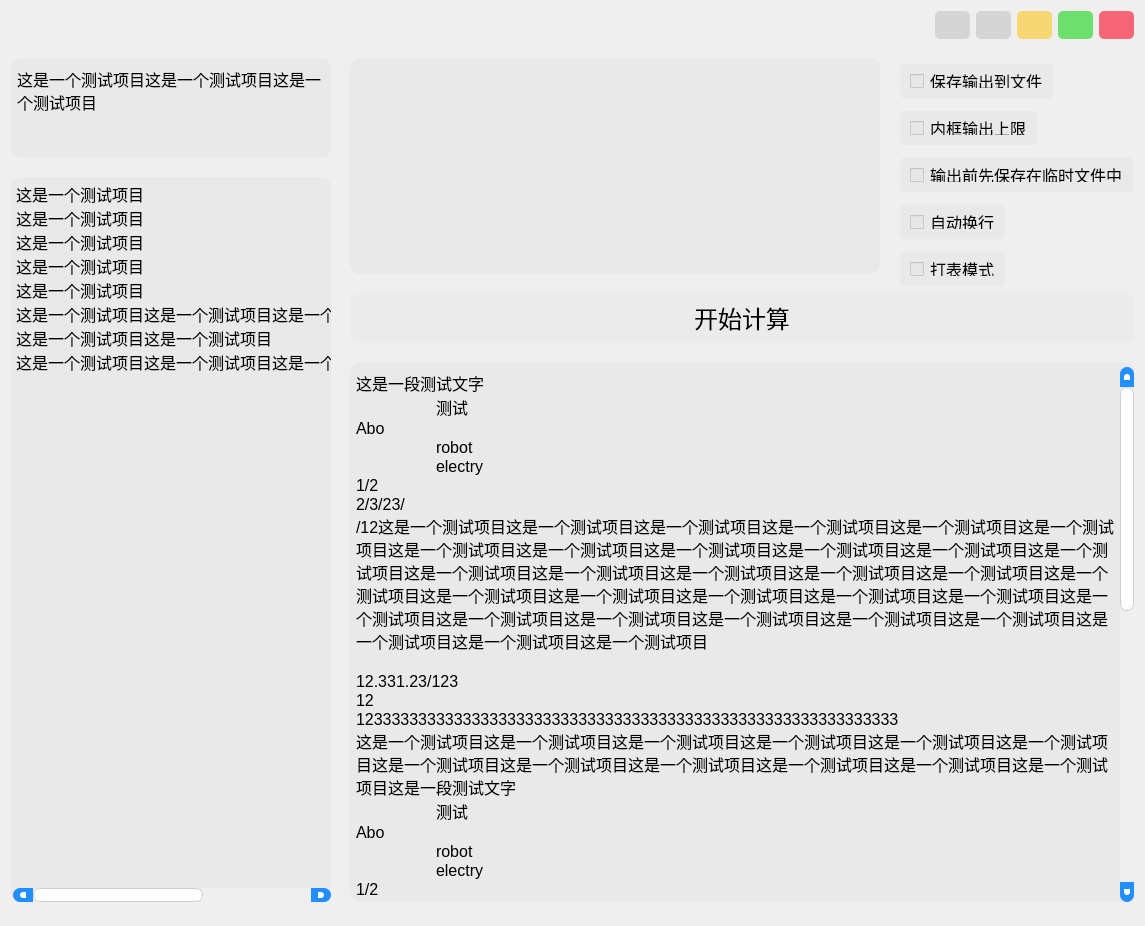
<?xml version="1.0" encoding="UTF-8"?>
<ui version="4.0">
 <class>MainWin</class>
 <widget class="QWidget" name="MainWin">
  <property name="geometry">
   <rect>
    <x>0</x>
    <y>0</y>
    <width>1145</width>
    <height>926</height>
   </rect>
  </property>
  <property name="windowTitle">
   <string>Form</string>
  </property>
  <property name="styleSheet">
   <string notr="true">/*QMainWindow{
background-image: url(:/background/images/background3.png);
border-radius: 20px;
}*/

#central_widget{
margin-top: 0px;
margin-right: 0px;
margin-bottom: 0px;
margin-left: 0px;
/*background-image: url(:/background/images/background3.png);
background-size: cover;
background-repeat: no-repeat;
border-radius: 10px;*/
}

QTextEdit{
padding-top: 5px;
padding-left: 2px;
background-color: rgba(229, 229, 229, 170);
border-radius: 10px;
}
QPlainTextEdit{
padding-top: 5px;
padding-left: 2px;
background-color: rgba(229, 229, 229, 170);
border-radius: 10px;
}


QListWidget{
padding-top: 5px;
padding-left: 2px;
background-color: rgba(229, 229, 229, 150);
border-radius: 10px;
}


QPushButton{
background-color: rgba(229, 229, 229, 120);
border-radius: 10px;
padding: 7px;
}
QPushButton:hover{
	background-color: rgba(190, 190, 190, 130);
}


QCheckBox {
	background-color: rgba(229, 229, 229, 150);
	border-radius: 6px;
	height: 5px;
	border-style:solid;
	border-width: 1px;
	border-color: transparent;

	color: #000000;
	padding: 10px;
}
QCheckBox:disabled {
	color: #808086;
	padding: 2px;
}
QCheckBox:hover {
	/*padding-left: 1px;
	padding-right: 1px;
	padding-bottom: 1px;
	padding-top: 1px;
	border-width:1px;*/
}
QCheckBox::indicator:checked {
	image: url(:/checked/images/checked.png);
	height: 20px;
	width: 20px;
}
QCheckBox::indicator:unchecked {
	image: url(:/checked/images/unchecked.png);
	height: 20px;
	width: 20px;
}


QProgressBar {
	text-align: center;
	color: rgb(240, 240, 240);
	border-width: 1px; 
	border-radius: 10px;
	border-color: rgb(230, 230, 230);
	border-style: solid;
	background-color:rgb(207,207,207);
}
QProgressBar::chunk {
	background-color: qlineargradient(spread:pad, x1:0.5, y1:1, x2:0.5, y2:0, stop:0 rgba(49, 147, 250, 200), stop:1 rgba(34, 142, 255, 200));
	border-radius: 10px;
}


QScrollBar:horizontal {
	max-height: 20px;
	border: 1px transparent grey;
	margin: 0px 20px 0px 20px;
}
QScrollBar:vertical {
	max-width: 20px;
	border: 1px transparent grey;
	margin: 20px 0px 20px 0px;
}
QScrollBar::handle:horizontal {
	background: rgb(253,253,253);
	border-style: solid;
	border-width: 1px;
	border-color: rgb(207,207,207);
	border-radius: 7px;
	min-width: 25px;
}
QScrollBar::handle:horizontal:hover {
	background: rgb(253,253,253);
	border-style: solid;
	border-width: 1px;
	border-color: rgb(147, 200, 200);
	border-radius: 7px;
	min-width: 25px;
}
QScrollBar::handle:vertical {
	background: rgb(253,253,253);
	border-style: solid;
	border-width: 1px;
	border-color: rgb(207,207,207);
	border-radius: 7px;
	min-height: 25px;
}
QScrollBar::handle:vertical:hover {
	background: rgb(253,253,253);
	border-style: solid;
	border-width: 1px;
	border-color: rgb(147, 200, 200);
	border-radius: 7px;
	min-height: 25px;
}
QScrollBar::add-line:horizontal {
   border: 2px transparent grey;
   border-top-right-radius: 7px;
   border-bottom-right-radius: 7px;
   background: rgba(34, 142, 255, 255);
   width: 20px;
   subcontrol-position: right;
   subcontrol-origin: margin;
}
QScrollBar::add-line:horizontal:pressed {
   border: 2px transparent grey;
   border-top-right-radius: 7px;
   border-bottom-right-radius: 7px;
   background: rgb(181,181,181);
   width: 20px;
   subcontrol-position: right;
   subcontrol-origin: margin;
}
QScrollBar::add-line:vertical {
   border: 2px transparent grey;
   border-bottom-left-radius: 7px;
   border-bottom-right-radius: 7px;
   background: rgba(34, 142, 255, 255);
   height: 20px;
   subcontrol-position: bottom;
   subcontrol-origin: margin;
}
QScrollBar::add-line:vertical:pressed {
   border: 2px transparent grey;
   border-bottom-left-radius: 7px;
   border-bottom-right-radius: 7px;
   background: rgb(181,181,181);
   height: 20px;
   subcontrol-position: bottom;
   subcontrol-origin: margin;
}
QScrollBar::sub-line:horizontal {
   border: 2px transparent grey;
   border-top-left-radius: 7px;
   border-bottom-left-radius: 7px;
   background: rgba(34, 142, 255, 255);
   width: 20px;
   subcontrol-position: left;
   subcontrol-origin: margin;
}
QScrollBar::sub-line:horizontal:pressed {
   border: 2px transparent grey;
   border-top-left-radius: 7px;
   border-bottom-left-radius: 7px;
   background: rgb(181,181,181);
   width: 20px;
   subcontrol-position: left;
   subcontrol-origin: margin;
}
QScrollBar::sub-line:vertical {
   border: 2px transparent grey;
   border-top-left-radius: 7px;
   border-top-right-radius: 7px;
   background: rgba(34, 142, 255, 255);
   height: 20px;
   subcontrol-position: top;
   subcontrol-origin: margin;
}
QScrollBar::sub-line:vertical:pressed {
   border: 2px transparent grey;
   border-top-left-radius: 7px;
   border-top-right-radius: 7px;
   background: rgb(181,181,181);
   height: 20px;
   subcontrol-position: top;
   subcontrol-origin: margin;
}
QScrollBar::left-arrow:horizontal {
   border: 1px transparent grey;
   border-top-left-radius: 3px;
   border-bottom-left-radius: 3px;
   width: 6px;
   height: 6px;
   background: white;
}
QScrollBar::right-arrow:horizontal {
   border: 1px transparent grey;
   border-top-right-radius: 3px;
   border-bottom-right-radius: 3px;
   width: 6px;
   height: 6px;
   background: white;
}
QScrollBar::up-arrow:vertical {
   border: 1px transparent grey;
   border-top-left-radius: 3px;
   border-top-right-radius: 3px;
   width: 6px;
   height: 6px;
   background: white;
}
QScrollBar::down-arrow:vertical {
   border: 1px transparent grey;
   border-bottom-left-radius: 3px;
   border-bottom-right-radius: 3px;
   width: 6px;
   height: 6px;
   background: white;
}
QScrollBar::add-page:horizontal, QScrollBar::sub-page:horizontal {
   background: none;
}
QScrollBar::add-page:vertical, QScrollBar::sub-page:vertical {
   background: none;
}</string>
  </property>
  <layout class="QGridLayout" name="gridLayout">
   <item row="0" column="0">
    <layout class="QVBoxLayout" name="verticalLayout_4">
     <item>
      <layout class="QHBoxLayout" name="horizontalLayout">
       <item>
        <widget class="QLabel" name="label_3">
         <property name="sizePolicy">
          <sizepolicy hsizetype="Preferred" vsizetype="Fixed">
           <horstretch>0</horstretch>
           <verstretch>1</verstretch>
          </sizepolicy>
         </property>
         <property name="text">
          <string/>
         </property>
        </widget>
       </item>
       <item>
        <widget class="QPushButton" name="button_about">
         <property name="sizePolicy">
          <sizepolicy hsizetype="Minimum" vsizetype="Minimum">
           <horstretch>0</horstretch>
           <verstretch>1</verstretch>
          </sizepolicy>
         </property>
         <property name="minimumSize">
          <size>
           <width>35</width>
           <height>25</height>
          </size>
         </property>
         <property name="maximumSize">
          <size>
           <width>25</width>
           <height>35</height>
          </size>
         </property>
         <property name="styleSheet">
          <string notr="true">QPushButton{
background:rgb(213, 213, 213);
border-radius:5px;
}
QPushButton:hover{
background-color: rgb(170, 255, 255);
}</string>
         </property>
         <property name="text">
          <string/>
         </property>
         <property name="icon">
          <iconset>
           <normalon>:/ico/icons/ico.ico</normalon>
          </iconset>
         </property>
        </widget>
       </item>
       <item>
        <widget class="QPushButton" name="button_setting">
         <property name="sizePolicy">
          <sizepolicy hsizetype="Minimum" vsizetype="Fixed">
           <horstretch>0</horstretch>
           <verstretch>1</verstretch>
          </sizepolicy>
         </property>
         <property name="maximumSize">
          <size>
           <width>35</width>
           <height>35</height>
          </size>
         </property>
         <property name="styleSheet">
          <string notr="true">QPushButton{
background:rgb(213, 213, 213);
border-radius:5px;
}
QPushButton:hover{
background-color: rgb(170, 255, 255);
}</string>
         </property>
         <property name="text">
          <string/>
         </property>
         <property name="icon">
          <iconset>
           <normalon>:/ico/icons/setting_icon.png</normalon>
          </iconset>
         </property>
        </widget>
       </item>
       <item>
        <widget class="QPushButton" name="button_minimize">
         <property name="sizePolicy">
          <sizepolicy hsizetype="Minimum" vsizetype="Fixed">
           <horstretch>0</horstretch>
           <verstretch>1</verstretch>
          </sizepolicy>
         </property>
         <property name="maximumSize">
          <size>
           <width>35</width>
           <height>35</height>
          </size>
         </property>
         <property name="styleSheet">
          <string notr="true">QPushButton{background:#F7D674;border-radius:5px;}QPushButton:hover{background:yellow;}</string>
         </property>
         <property name="text">
          <string/>
         </property>
        </widget>
       </item>
       <item>
        <widget class="QPushButton" name="button_maximum">
         <property name="sizePolicy">
          <sizepolicy hsizetype="Minimum" vsizetype="Fixed">
           <horstretch>0</horstretch>
           <verstretch>1</verstretch>
          </sizepolicy>
         </property>
         <property name="maximumSize">
          <size>
           <width>35</width>
           <height>35</height>
          </size>
         </property>
         <property name="styleSheet">
          <string notr="true">QPushButton{background:#6DDF6D;border-radius:5px;}QPushButton:hover{background:green;}</string>
         </property>
         <property name="text">
          <string/>
         </property>
        </widget>
       </item>
       <item>
        <widget class="QPushButton" name="button_close">
         <property name="sizePolicy">
          <sizepolicy hsizetype="Minimum" vsizetype="Fixed">
           <horstretch>0</horstretch>
           <verstretch>1</verstretch>
          </sizepolicy>
         </property>
         <property name="maximumSize">
          <size>
           <width>35</width>
           <height>35</height>
          </size>
         </property>
         <property name="styleSheet">
          <string notr="true">QPushButton{
background:#F76677;
border-radius:5px;
}
QPushButton:hover{
background:red;
}</string>
         </property>
         <property name="text">
          <string/>
         </property>
        </widget>
       </item>
      </layout>
     </item>
     <item>
      <spacer name="verticalSpacer_9">
       <property name="orientation">
        <enum>Qt::Vertical</enum>
       </property>
       <property name="sizeType">
        <enum>QSizePolicy::Fixed</enum>
       </property>
       <property name="sizeHint" stdset="0">
        <size>
         <width>20</width>
         <height>13</height>
        </size>
       </property>
      </spacer>
     </item>
     <item>
      <layout class="QHBoxLayout" name="horizontalLayout_2">
       <item>
        <layout class="QVBoxLayout" name="verticalLayout_3">
         <item>
          <widget class="QPlainTextEdit" name="search_plugin">
           <property name="sizePolicy">
            <sizepolicy hsizetype="Fixed" vsizetype="Expanding">
             <horstretch>1</horstretch>
             <verstretch>1</verstretch>
            </sizepolicy>
           </property>
           <property name="minimumSize">
            <size>
             <width>320</width>
             <height>0</height>
            </size>
           </property>
           <property name="maximumSize">
            <size>
             <width>16777215</width>
             <height>100</height>
            </size>
           </property>
           <property name="font">
            <font>
             <pointsize>12</pointsize>
            </font>
           </property>
           <property name="layoutDirection">
            <enum>Qt::LeftToRight</enum>
           </property>
           <property name="styleSheet">
            <string notr="true"/>
           </property>
           <property name="frameShape">
            <enum>QFrame::StyledPanel</enum>
           </property>
           <property name="lineWidth">
            <number>1</number>
           </property>
           <property name="plainText">
            <string>这是一个测试项目这是一个测试项目这是一个测试项目</string>
           </property>
          </widget>
         </item>
         <item>
          <spacer name="verticalSpacer_3">
           <property name="orientation">
            <enum>Qt::Vertical</enum>
           </property>
           <property name="sizeHint" stdset="0">
            <size>
             <width>20</width>
             <height>13</height>
            </size>
           </property>
          </spacer>
         </item>
         <item>
          <widget class="QListWidget" name="list_choices_plugin">
           <property name="sizePolicy">
            <sizepolicy hsizetype="Minimum" vsizetype="Expanding">
             <horstretch>1</horstretch>
             <verstretch>7</verstretch>
            </sizepolicy>
           </property>
           <property name="minimumSize">
            <size>
             <width>320</width>
             <height>0</height>
            </size>
           </property>
           <property name="maximumSize">
            <size>
             <width>16777215</width>
             <height>16777215</height>
            </size>
           </property>
           <property name="font">
            <font>
             <pointsize>12</pointsize>
            </font>
           </property>
           <property name="styleSheet">
            <string notr="true"/>
           </property>
           <item>
            <property name="text">
             <string>这是一个测试项目</string>
            </property>
           </item>
           <item>
            <property name="text">
             <string>这是一个测试项目</string>
            </property>
           </item>
           <item>
            <property name="text">
             <string>这是一个测试项目</string>
            </property>
           </item>
           <item>
            <property name="text">
             <string>这是一个测试项目</string>
            </property>
           </item>
           <item>
            <property name="text">
             <string>这是一个测试项目</string>
            </property>
           </item>
           <item>
            <property name="text">
             <string>这是一个测试项目这是一个测试项目这是一个测试项目这是一个测试项目</string>
            </property>
           </item>
           <item>
            <property name="text">
             <string>这是一个测试项目这是一个测试项目</string>
            </property>
           </item>
           <item>
            <property name="text">
             <string>这是一个测试项目这是一个测试项目这是一个测试项目</string>
            </property>
           </item>
          </widget>
         </item>
        </layout>
       </item>
       <item>
        <spacer name="horizontalSpacer_4">
         <property name="orientation">
          <enum>Qt::Horizontal</enum>
         </property>
         <property name="sizeType">
          <enum>QSizePolicy::Fixed</enum>
         </property>
         <property name="sizeHint" stdset="0">
          <size>
           <width>13</width>
           <height>20</height>
          </size>
         </property>
        </spacer>
       </item>
       <item>
        <layout class="QVBoxLayout" name="verticalLayout">
         <item>
          <layout class="QHBoxLayout" name="horizontalLayout_3">
           <item>
            <layout class="QVBoxLayout" name="verticalLayout_5">
             <item>
              <widget class="QPlainTextEdit" name="input_box">
               <property name="sizePolicy">
                <sizepolicy hsizetype="Expanding" vsizetype="Expanding">
                 <horstretch>3</horstretch>
                 <verstretch>2</verstretch>
                </sizepolicy>
               </property>
               <property name="font">
                <font>
                 <pointsize>12</pointsize>
                </font>
               </property>
               <property name="styleSheet">
                <string notr="true"/>
               </property>
               <property name="plainText">
                <string/>
               </property>
              </widget>
             </item>
             <item>
              <spacer name="verticalSpacer">
               <property name="orientation">
                <enum>Qt::Vertical</enum>
               </property>
               <property name="sizeHint" stdset="0">
                <size>
                 <width>20</width>
                 <height>13</height>
                </size>
               </property>
              </spacer>
             </item>
            </layout>
           </item>
           <item>
            <spacer name="horizontalSpacer">
             <property name="orientation">
              <enum>Qt::Horizontal</enum>
             </property>
             <property name="sizeType">
              <enum>QSizePolicy::Fixed</enum>
             </property>
             <property name="sizeHint" stdset="0">
              <size>
               <width>13</width>
               <height>20</height>
              </size>
             </property>
            </spacer>
           </item>
           <item>
            <layout class="QVBoxLayout" name="verticalLayout_2">
             <item>
              <spacer name="verticalSpacer_8">
               <property name="orientation">
                <enum>Qt::Vertical</enum>
               </property>
               <property name="sizeType">
                <enum>QSizePolicy::Fixed</enum>
               </property>
               <property name="sizeHint" stdset="0">
                <size>
                 <width>20</width>
                 <height>5</height>
                </size>
               </property>
              </spacer>
             </item>
             <item>
              <widget class="QCheckBox" name="check_save">
               <property name="sizePolicy">
                <sizepolicy hsizetype="Fixed" vsizetype="Fixed">
                 <horstretch>3</horstretch>
                 <verstretch>1</verstretch>
                </sizepolicy>
               </property>
               <property name="minimumSize">
                <size>
                 <width>0</width>
                 <height>30</height>
                </size>
               </property>
               <property name="font">
                <font>
                 <family>更纱黑体 UI SC</family>
                 <pointsize>12</pointsize>
                 <bold>false</bold>
                </font>
               </property>
               <property name="layoutDirection">
                <enum>Qt::LeftToRight</enum>
               </property>
               <property name="styleSheet">
                <string notr="true"/>
               </property>
               <property name="text">
                <string>保存输出到文件</string>
               </property>
              </widget>
             </item>
             <item>
              <spacer name="verticalSpacer_7">
               <property name="orientation">
                <enum>Qt::Vertical</enum>
               </property>
               <property name="sizeType">
                <enum>QSizePolicy::Fixed</enum>
               </property>
               <property name="sizeHint" stdset="0">
                <size>
                 <width>20</width>
                 <height>5</height>
                </size>
               </property>
              </spacer>
             </item>
             <item>
              <widget class="QCheckBox" name="check_output_lock_maximums">
               <property name="sizePolicy">
                <sizepolicy hsizetype="Fixed" vsizetype="Fixed">
                 <horstretch>1</horstretch>
                 <verstretch>1</verstretch>
                </sizepolicy>
               </property>
               <property name="minimumSize">
                <size>
                 <width>0</width>
                 <height>30</height>
                </size>
               </property>
               <property name="font">
                <font>
                 <family>更纱黑体 UI SC</family>
                 <pointsize>12</pointsize>
                </font>
               </property>
               <property name="styleSheet">
                <string notr="true"/>
               </property>
               <property name="text">
                <string>内框输出上限</string>
               </property>
              </widget>
             </item>
             <item>
              <spacer name="verticalSpacer_6">
               <property name="orientation">
                <enum>Qt::Vertical</enum>
               </property>
               <property name="sizeType">
                <enum>QSizePolicy::Fixed</enum>
               </property>
               <property name="sizeHint" stdset="0">
                <size>
                 <width>20</width>
                 <height>5</height>
                </size>
               </property>
              </spacer>
             </item>
             <item>
              <widget class="QCheckBox" name="check_output_optimization">
               <property name="sizePolicy">
                <sizepolicy hsizetype="Fixed" vsizetype="Fixed">
                 <horstretch>1</horstretch>
                 <verstretch>1</verstretch>
                </sizepolicy>
               </property>
               <property name="minimumSize">
                <size>
                 <width>0</width>
                 <height>30</height>
                </size>
               </property>
               <property name="font">
                <font>
                 <family>更纱黑体 UI SC</family>
                 <pointsize>12</pointsize>
                </font>
               </property>
               <property name="styleSheet">
                <string notr="true"/>
               </property>
               <property name="text">
                <string>输出前先保存在临时文件中</string>
               </property>
              </widget>
             </item>
             <item>
              <spacer name="verticalSpacer_10">
               <property name="orientation">
                <enum>Qt::Vertical</enum>
               </property>
               <property name="sizeType">
                <enum>QSizePolicy::Fixed</enum>
               </property>
               <property name="sizeHint" stdset="0">
                <size>
                 <width>20</width>
                 <height>5</height>
                </size>
               </property>
              </spacer>
             </item>
             <item>
              <widget class="QCheckBox" name="check_auto_wrap">
               <property name="sizePolicy">
                <sizepolicy hsizetype="Fixed" vsizetype="Fixed">
                 <horstretch>1</horstretch>
                 <verstretch>1</verstretch>
                </sizepolicy>
               </property>
               <property name="minimumSize">
                <size>
                 <width>0</width>
                 <height>30</height>
                </size>
               </property>
               <property name="font">
                <font>
                 <family>更纱黑体 UI SC</family>
                 <pointsize>12</pointsize>
                </font>
               </property>
               <property name="styleSheet">
                <string notr="true"/>
               </property>
               <property name="text">
                <string>自动换行</string>
               </property>
              </widget>
             </item>
             <item>
              <spacer name="verticalSpacer_5">
               <property name="orientation">
                <enum>Qt::Vertical</enum>
               </property>
               <property name="sizeType">
                <enum>QSizePolicy::Fixed</enum>
               </property>
               <property name="sizeHint" stdset="0">
                <size>
                 <width>13</width>
                 <height>5</height>
                </size>
               </property>
              </spacer>
             </item>
             <item>
              <widget class="QCheckBox" name="check_make_container">
               <property name="sizePolicy">
                <sizepolicy hsizetype="Fixed" vsizetype="Fixed">
                 <horstretch>1</horstretch>
                 <verstretch>1</verstretch>
                </sizepolicy>
               </property>
               <property name="minimumSize">
                <size>
                 <width>0</width>
                 <height>30</height>
                </size>
               </property>
               <property name="font">
                <font>
                 <family>更纱黑体 UI SC</family>
                 <pointsize>12</pointsize>
                </font>
               </property>
               <property name="styleSheet">
                <string notr="true"/>
               </property>
               <property name="text">
                <string>打表模式</string>
               </property>
              </widget>
             </item>
            </layout>
           </item>
          </layout>
         </item>
         <item>
          <widget class="QPushButton" name="button_start">
           <property name="sizePolicy">
            <sizepolicy hsizetype="Expanding" vsizetype="Fixed">
             <horstretch>3</horstretch>
             <verstretch>1</verstretch>
            </sizepolicy>
           </property>
           <property name="minimumSize">
            <size>
             <width>100</width>
             <height>30</height>
            </size>
           </property>
           <property name="font">
            <font>
             <family>更纱黑体 SC Light</family>
             <pointsize>18</pointsize>
             <bold>false</bold>
            </font>
           </property>
           <property name="styleSheet">
            <string notr="true"/>
           </property>
           <property name="text">
            <string>开始计算</string>
           </property>
          </widget>
         </item>
         <item>
          <spacer name="verticalSpacer_2">
           <property name="orientation">
            <enum>Qt::Vertical</enum>
           </property>
           <property name="sizeHint" stdset="0">
            <size>
             <width>20</width>
             <height>13</height>
            </size>
           </property>
          </spacer>
         </item>
         <item>
          <widget class="QPlainTextEdit" name="output_box">
           <property name="sizePolicy">
            <sizepolicy hsizetype="Expanding" vsizetype="Expanding">
             <horstretch>3</horstretch>
             <verstretch>5</verstretch>
            </sizepolicy>
           </property>
           <property name="font">
            <font>
             <pointsize>12</pointsize>
            </font>
           </property>
           <property name="styleSheet">
            <string notr="true"/>
           </property>
           <property name="plainText">
            <string>这是一段测试文字
	测试
Abo
	robot
	electry
1/2
2/3/23/
/12这是一个测试项目这是一个测试项目这是一个测试项目这是一个测试项目这是一个测试项目这是一个测试项目这是一个测试项目这是一个测试项目这是一个测试项目这是一个测试项目这是一个测试项目这是一个测试项目这是一个测试项目这是一个测试项目这是一个测试项目这是一个测试项目这是一个测试项目这是一个测试项目这是一个测试项目这是一个测试项目这是一个测试项目这是一个测试项目这是一个测试项目这是一个测试项目这是一个测试项目这是一个测试项目这是一个测试项目这是一个测试项目这是一个测试项目这是一个测试项目这是一个测试项目这是一个测试项目

12.331.23/123
12
1233333333333333333333333333333333333333333333333333333333333
这是一个测试项目这是一个测试项目这是一个测试项目这是一个测试项目这是一个测试项目这是一个测试项目这是一个测试项目这是一个测试项目这是一个测试项目这是一个测试项目这是一个测试项目这是一个测试项目这是一段测试文字
	测试
Abo
	robot
	electry
1/2
2/3/23/
/12这是一个测试项目这是一个测试项目这是一个测试项目这是一个测试项目这是一个测试项目这是一个测试项目这是一个测试项目这是一个测试项目这是一个测试项目这是一个测试项目这是一个测试项目这是一个测试项目这是一个测试项目这是一个测试项目这是一个测试项目这是一个测试项目这是一个测试项目这是一个测试项目这是一个测试项目这是一个测试项目这是一个测试项目这是一个测试项目这是一个测试项目这是一个测试项目这是一个测试项目这是一个测试项目这是一个测试项目这是一个测试项目这是一个测试项目这是一个测试项目这是一个测试项目这是一个测试项目

12.331.23/123
12
1233333333333333333333333333333333333333333333333333333333333
这是一个测试项目这是一个测试项目这是一个测试项目这是一个测试项目这是一个测试项目这是一个测试项目这是一个测试项目这是一个测试项目这是一个测试项目这是一个测试项目这是一个测试项目这是一个测试项目这是一段测试文字
	测试
Abo
	robot
	electry
1/2
2/3/23/
/12这是一个测试项目这是一个测试项目这是一个测试项目这是一个测试项目这是一个测试项目这是一个测试项目这是一个测试项目这是一个测试项目这是一个测试项目这是一个测试项目这是一个测试项目这是一个测试项目这是一个测试项目这是一个测试项目这是一个测试项目这是一个测试项目这是一个测试项目这是一个测试项目这是一个测试项目这是一个测试项目这是一个测试项目这是一个测试项目这是一个测试项目这是一个测试项目这是一个测试项目这是一个测试项目这是一个测试项目这是一个测试项目这是一个测试项目这是一个测试项目这是一个测试项目这是一个测试项目

12.331.23/123
12
1233333333333333333333333333333333333333333333333333333333333
这是一个测试项目这是一个测试项目这是一个测试项目这是一个测试项目这是一个测试项目这是一个测试项目这是一个测试项目这是一个测试项目这是一个测试项目这是一个测试项目这是一个测试项目这是一个测试项目</string>
           </property>
          </widget>
         </item>
        </layout>
       </item>
      </layout>
     </item>
     <item>
      <spacer name="verticalSpacer_4">
       <property name="orientation">
        <enum>Qt::Vertical</enum>
       </property>
       <property name="sizeType">
        <enum>QSizePolicy::Fixed</enum>
       </property>
       <property name="sizeHint" stdset="0">
        <size>
         <width>20</width>
         <height>13</height>
        </size>
       </property>
      </spacer>
     </item>
    </layout>
   </item>
  </layout>
 </widget>
 <resources>
  <include location="main_window_resource.qrc"/>
 </resources>
 <connections/>
 <slots>
  <slot>eventQuit()</slot>
  <slot>eventMinimize()</slot>
  <slot>eventMaximize()</slot>
  <slot>eventOpenAboutWin()</slot>
  <slot>eventOpenSettingWin()</slot>
  <slot>eventSearch()</slot>
  <slot>eventChooseOption(QListWidgetItem*)</slot>
  <slot>eventStartCalculation()</slot>
  <slot>eventOutputOptimizationCheck()</slot>
  <slot>eventOutputLockMaximumsCheck()</slot>
  <slot>eventSaveCheck()</slot>
  <slot>eventAutoWrapCheck()</slot>
 </slots>
</ui>
